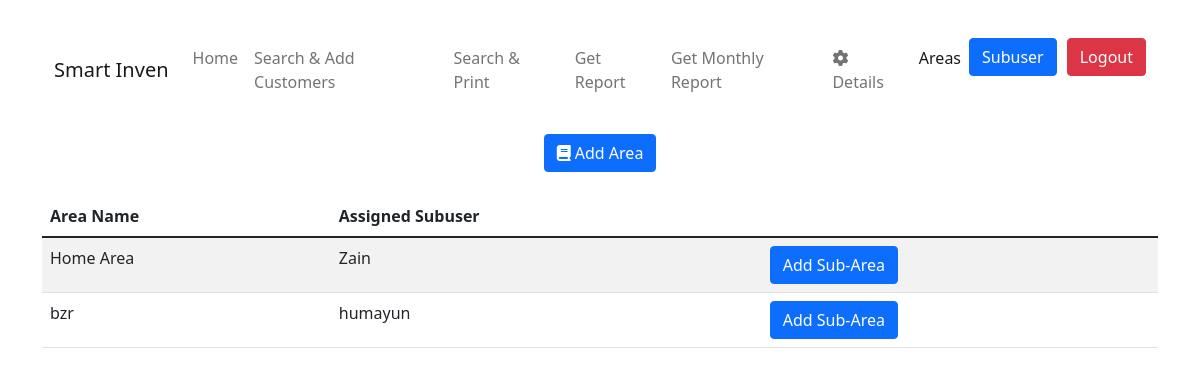
Page /area/ (signed in) on the committed database.
### main/models.py (models this page shows, shortened)
class Area(models.Model):
    area_name = models.CharField(
        max_length=265, blank=False, null=False, verbose_name='Area Name')
    area_user = models.ForeignKey(
        Subuser, related_name='subname', null=False, blank=False, on_delete=models.CASCADE)
    area_added_by = models.ForeignKey(
        User, related_name='adminuser', null=False, blank=False, on_delete=models.CASCADE)

class Subuser(models.Model):
    name = models.CharField(max_length=255, unique=True)
    created_at = models.DateTimeField(auto_now_add=True)
    created_by = models.ForeignKey(
        User, related_name='subuser', on_delete=models.CASCADE)
    def __str__(self):
        return self.name

### main/views.py (the view)
# urls.py: path('area/', views.area, name='area'),
@login_required
def area(request):
    area = {}
    user = request.user
    if Subuser.objects.filter(name=user.username).exists():
        su = Subuser.objects.filter(name=user.username).first()
        if Area.objects.filter(area_user=su).exists():
            area = Area.objects.filter(area_user=su)
        else:
            return redirect('add_area')
    else:
        if Area.objects.filter(area_added_by=user).exists():
            area = Area.objects.filter(area_added_by=user)
        else:
            return redirect('add_area')
    return render(request, 'area.html', {'area': area})

### main/templates/area.html (shortened to what this page needs)
{% extends 'base.html' %} {% block title %}Area{% endblock %} {% block navbar %}
<nav class="navbar navbar-expand-lg navbar-light container">
  <div class="container-fluid">
    <a class="navbar-brand" href="{% url 'home' %}">Smart Inven</a>
    <div class="collapse navbar-collapse" id="navbarNav">
      <ul class="navbar-nav">
        <li class="nav-item">
          <a class="nav-link " aria-current="page" href="{% url 'home' %}"
            >Home</a
          >
        </li>
        <li class="nav-item">
          <a class="nav-link" href="{% url 'search' %}"
            >Search & Add Customers</a
          >
        </li>
        <li class="nav-item">
          <a class="nav-link" href="{% url 'search-and-print' %}"
            >Search & Print</a
          >
        </li>
        <li class="nav-item">
          <a class="nav-link" href="{% url 'report' %}">Get Report</a>
        </li>
        <li class="nav-item">
          <a class="nav-link" href="{% url 'monthly_report' %}">Get Monthly Report</a>
        </li>
        <li class="nav-item">
          <a class="nav-link " href="{% url 'details' %}"
            ><i class="fa fa-gear"></i> Details</a
          >
        </li>
        {% if request.user.is_authenticated %}
        {% if request.user.is_staff %}
        <li class="nav-item">
          <a class="nav-link active" href="{% url 'details' %}"
            >Areas</a
          >
        </li>
        <li class="nav-item" style="margin-right: 10px;">
          <a class="btn btn-primary" href="{% url 'show_subusers' %}">Subuser</a>
        </li>
        {% endif %}
        <li class="nav-item">
          <a class="btn btn-danger" href="{% url 'logout' %}">Logout</a>
        </li>
        {% endif %}
      </ul>
    </div>
  </div>
</nav>
{% endblock %} {% block content %}
<div class="container">
  <div style="display: flex; justify-content: space-evenly" class="m-lg-4">
    <a href="{% url 'add_area' %}" class="btn btn-primary"
      ><i class="fa fa-book"></i> Add Area</a
    >
  </div>
  <div class="columns is-multiline mb-6">
    <table class="table table-striped">
      <thead>
        <tr>
          <th scope="col">Area Name</th>
          <th scope="col">Assigned Subuser</th>
          <th scope="col"></th>
        </tr>
      </thead>
      <tbody>
        {% for area in area %}
        <tr>
          <td scope="row">{{area.area_name}}</td>
          <td scope="row">{{area.area_user}}</td>
          <td scope="row"><a class="btn btn-primary" href="{% url 'add_subarea' area.id %}">Add Sub-Area</a></td>
        </tr>
        {% endfor %}
      </tbody>
    </table>
  </div>
</div>
{% endblock %}

### rows in the picture
Area: area_name "Home Area", area_user "Zain"
Area: area_name "bzr", area_user "humayun"
